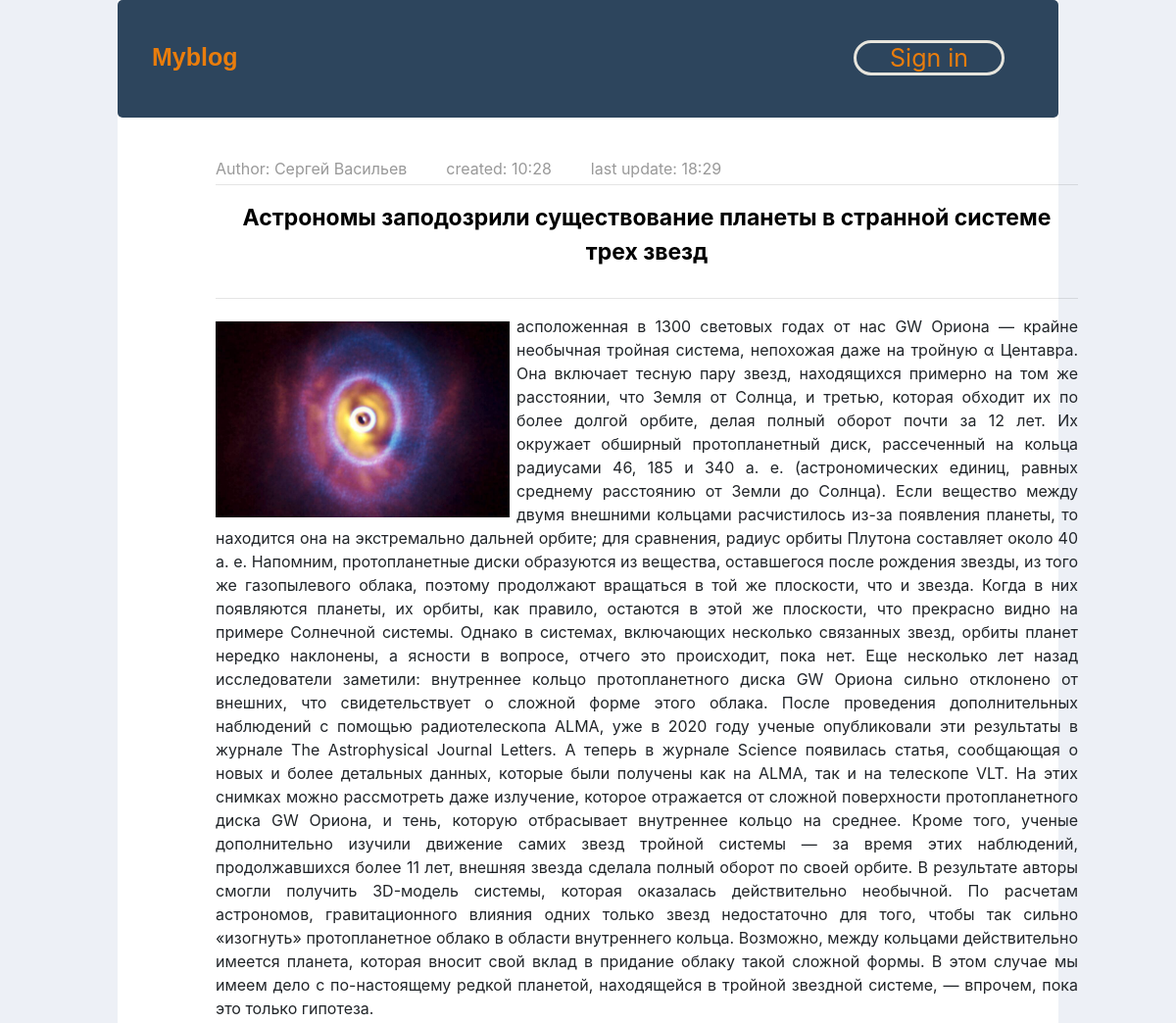
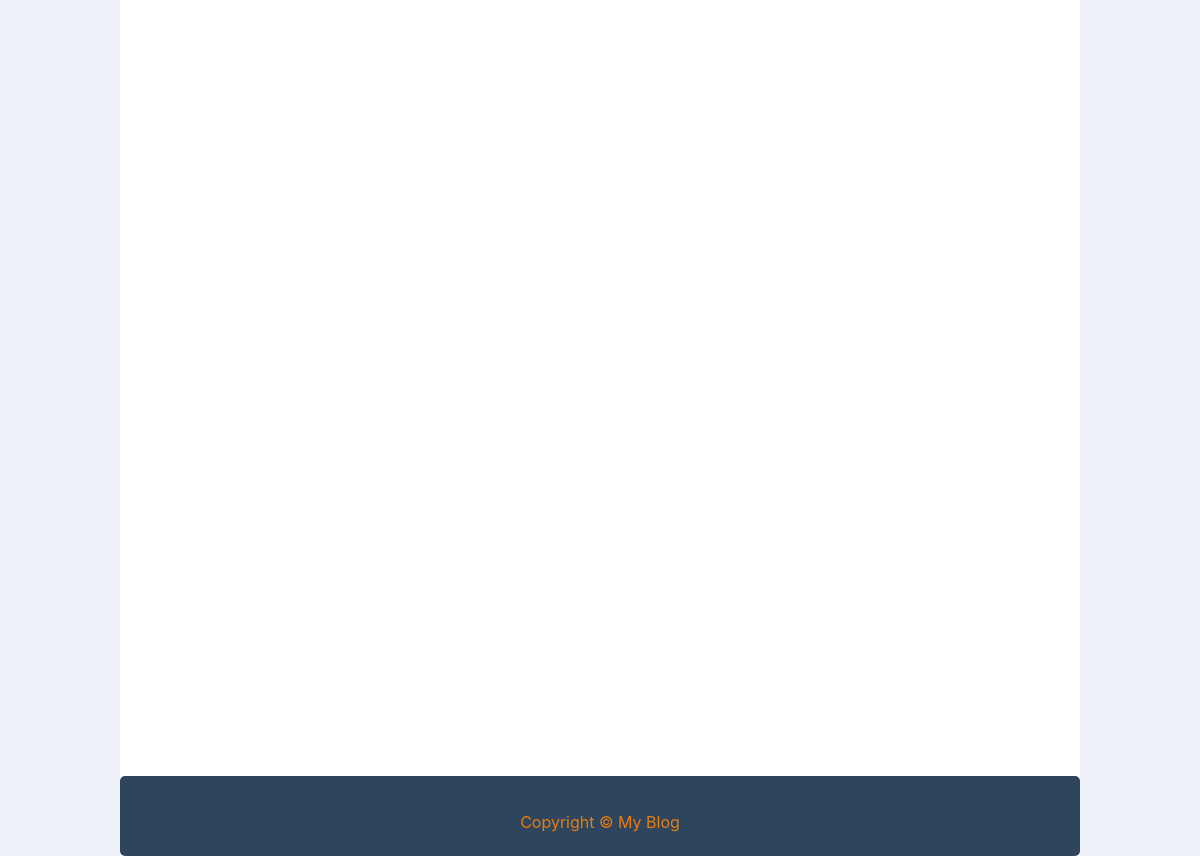
The app's page /article/9 with its own data (2 pictures, top to bottom).
### myblog/models.py (models this page shows, shortened)
class Article(models.Model):
	title = models.CharField(max_length=250,blank=True, null=True)
	author = models.CharField(max_length=250,blank=True, null=True)
	dt_article = models.DateTimeField(auto_now_add=True)
	description = models.TextField(blank=True, null=True)
	short_description = models.CharField(max_length=120,blank=True, null=True)
	image = models.ImageField(upload_to='media/uploads/')
	published = models.DateTimeField(blank=True, null=True)
	created = models.DateTimeField(blank=True, null=True)
	updated = models.DateTimeField(blank=True, auto_now=True, null=True)
	is_active = models.BooleanField(default=True)
	class Meta:
		verbose_name = 'Article'
		verbose_name_plural = 'Articles'

### myblog/views.py (the view)
# urls.py: path('article/<int:id_article>', views.article, name='article'),
def article(request, id_article):
	article = Article.objects.get(id=id_article)
	url = 'article.html'
	return render(request, url, {'article':article})

### templates/article.html
{% extends  'base_page.html' %}
{% load static %}
{% block content %}
<div class="article">
	<div class="meta-info">
		<div class="meta-info-art">Author: {{ article.author }}</div>
		<div class="meta-info-art">created: {{ article.published|time:"H:i" }}</div>
		<div class="meta-info-art">last update: {{ article.updated|time:"H:i" }}</div>
	</div>
	<hr class="article-hr">
	<div class="article-title">
		{{ article.title }}
	</div>
	<hr>
	<div class="article-content">
		<img src="{{article.image.url}}" class="img-article">
		{{ article.description }}
	</div>
</div>
{% endblock %}

### static/css/main.css (style rules this page uses)
body { background-color: white; width: 80%; margin: auto !important; }
html { padding:0; margin-top: 0px; background-color: #edf0f6; }
.meta-info { display: inline-flex; height: 28px; margin-bottom: 0px; }
.meta-info-art { font: inherit; vertical-align: baseline; color: #999; align-items: stretch; display: flex; margin-right: 40px; width: auto; }
.article-hr { margin-top: 0rem !important; }
.article-title { font-size: 23px; color: black; text-align: center; margin-bottom: 30px; font-weight: bold; }
.article-content { text-align: justify; }
.img-article { float: left; width: 300px; margin: 7px 7px 7px 0; }

### records on screen
Article: author "Сергей Васильев", published "10:28", updated "18:29", title "Астрономы заподозрили существование планеты в странной системе трех звезд", image (picture), description "асположенная в 1300 световых годах от нас GW Ориона — крайне необычная тройная система, непохожая даже на тройную α Центавра. Она включает тесную пару звезд, находящихся примерно на том же расстоянии, что Земля от Солнца, и третью, которая обходит их по более долгой орбите, делая полный оборот почти за 12 лет. Их окружает обширный протопланетный диск, рассеченный на кольца радиусами 46, 185 и 340 а. е. (астрономических единиц, равных среднему расстоянию от Земли до Солнца). Если вещество между двумя внешними кольцами расчистилось из-за появления планеты, то находится она на экстремально дальней орбите; для сравнения, радиус орбиты Плутона составляет около 40 а. е. Напомним, протопланетные…"
